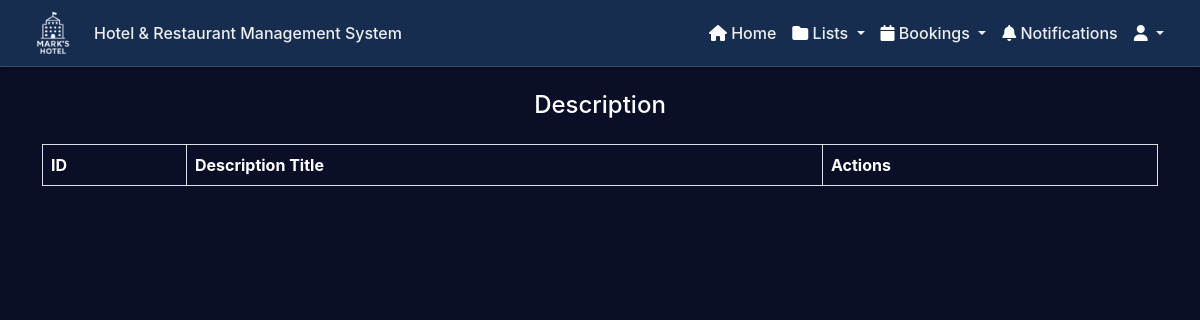
/admin/description.php, run on an earlier commit of the app's database.
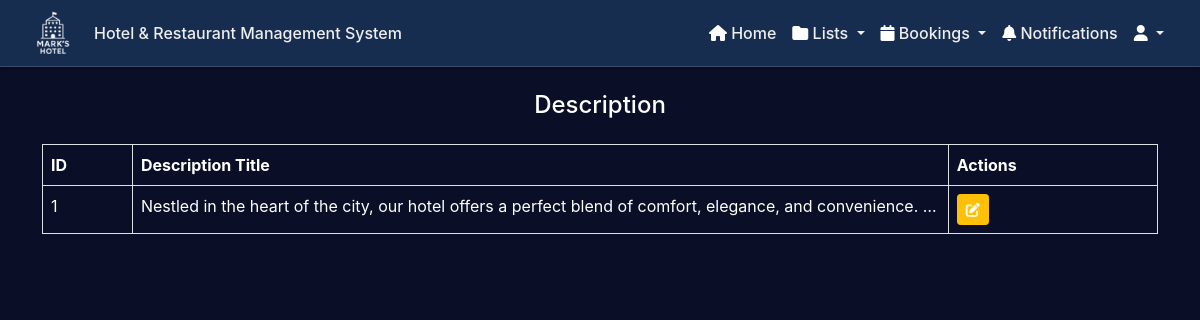
And on a later commit of the database.
### tables this page shows
CREATE TABLE `description` (
  `description_id` int(11) NOT NULL,
  `description_name` varchar(1000) NOT NULL
);

### controllers/descriptionController.php (called while the page is built, shortened)
<?php
require_once '../components/connection.php';
require_once '../models/descriptionModel.php';
    $descriptionModel = new descriptionModel();
    $result = $descriptionModel->getAllDescriptions($con);
?>

### models/descriptionModel.php (called while the page is built, shortened)
<?php
    class descriptionModel{
        public function getAllDescriptions($con){
            try {
                $query = "SELECT description_id, description_name FROM description ORDER BY description_id DESC";
                $stmt = $con->prepare($query);
                $stmt->execute();
                $result = $stmt->get_result();
                $descriptions = [];
                while ($row = $result->fetch_assoc()) {
                    $descriptions[] = $row;
                }
                return $descriptions;
            } catch (Exception $e) {
                throw new Exception("Error fetching descriptions: " . $e->getMessage());
            }
        }
    }
?>

### admin/description.php (the view, shortened to what this page needs)
<?php
require '../controllers/descriptionController.php';
require_once '../middleware/authMiddleware.php';
?>
<!DOCTYPE html>
<html lang="en">
<head>
    <link href="https://cdn.jsdelivr.net/npm/bootstrap@5.0.2/dist/css/bootstrap.min.css" rel="stylesheet">
    <link rel="stylesheet" href="https://cdnjs.cloudflare.com/ajax/libs/font-awesome/6.0.0-beta3/css/all.min.css" />
    <link rel="stylesheet" href="../css/customAdminHeader.css">
    <link rel="stylesheet" href="https://cdnjs.cloudflare.com/ajax/libs/font-awesome/6.7.2/css/all.min.css">
    <link rel="stylesheet" href="../css/notifications.css">
    <link rel="stylesheet" href="../css/app.css">
</head>
<body>
    <?php include '../components/header_admin.php'; ?>
    <div class="container my-4">
        <h4 class="text-center card-title">Description</h4>
    </div>
    <div class="container mt-4">
        <table class="table table-bordered text-white">
            <thead>
                <tr>
                    <th>ID</th>
                    <th>Description Title</th>
                    <th>Actions</th>
                </tr>
            </thead>
            <tbody>
            <?php foreach ($result as $row): ?>
                <tr>
                    <td><?= $row['description_id'] ?></td>
                    <td class="text-truncate" style="max-width:300px;">
                        <?= htmlspecialchars($row['description_name']) ?>
                    </td>
                    <td>
                        <button
                            class="btn btn-warning btn-sm"
                            data-bs-toggle="modal"
                            data-bs-target="#editDescriptionModal<?= $row['description_id'] ?>">
                            <i class="fas fa-edit"></i>
                        </button>
                    </td>
                </tr>
            <?php endforeach; ?>
            </tbody>
        </table>
    </div>
</body>
</html>

### components/header_admin.php (shortened to what this page needs)
<nav class="navbar navbar-expand-lg custom-navbar">
    <div class="container-fluid">
        <img src="../images/final.png" alt="" class="me-3" style="height: 50px;">
        <a class="navbar-brand" id="navbarTitle" href="dashboard.php">
        </a>
        <div class="collapse navbar-collapse" id="navbarNav">
            <ul class="navbar-nav ms-auto">
                <li class="nav-item">
                    <a class="nav-link" aria-current="page" href="dashboard.php">
                        <i class="fas fa-home"></i> Home
                    </a>
                </li>
                <li class="nav-item dropdown">
                    <a class="nav-link dropdown-toggle" href="#" id="entriesDropdown" role="button" data-bs-toggle="dropdown" aria-expanded="false">
                        <i class="fas fa-folder"></i> Lists
                    </a>
                </li>
                <li class="nav-item dropdown">
                    <a class="nav-link dropdown-toggle" href="#" id="entriesDropdown" role="button" data-bs-toggle="dropdown" aria-expanded="false">
                        <i class="fas fa-calendar"></i> Bookings
                    </a>
                </li>
                <li class="nav-item">
                    <a class="nav-link position-relative" aria-current="page" href="#" id="notificationLink">
                        <i class="fas fa-bell"></i> Notifications
                        <span class="notification-badge"></span>
                    </a>
                </li>
                <li class="nav-item dropdown">
                    <a class="nav-link dropdown-toggle" href="#" id="userDropdown" role="button" data-bs-toggle="dropdown" aria-expanded="false">
                        <i class="fas fa-user"></i> <?php echo htmlspecialchars($_SESSION['name']); ?>
                    </a>
                </li>
            </ul>
        </div>
    </div>
</nav>

### css/customAdminHeader.css (style rules this page uses)
.custom-navbar { background-color: #162d50; border-bottom: 1px solid rgba(255, 255, 255, 0.15); box-shadow: 0 2px 4px rgba(0, 0, 0, 0.2); padding: 0.5rem 1rem; }
.custom-navbar .navbar-brand, .custom-navbar .nav-link, .custom-navbar .dropdown-toggle { color: #eee !important; font-weight: 500; font-size: 1rem; }

### css/notifications.css (style rules this page uses)
:root { --bg-primary: #0a0e27; --bg-secondary: #141937; --bg-card: #1a1f3a; --accent-blue: #00d4ff; --accent-cyan: #00bcd4; --accent-purple: #6b5ce7; --text-primary: #ffffff; --text-secondary: #8b92b8; --success: #00ff88; --warning: #ffb800; --danger: #ff4757; }
.notification-badge { position: absolute; top: -5px; right: -5px; font-size: 0.75rem; padding: 0.25em 0.4em; border-radius: 50%; }
#notificationLink { position: relative; cursor: pointer; }

### css/app.css (style rules this page uses)
:root { --bg-primary: #0a0e27; --bg-secondary: #141937; --bg-card: #1a1f3a; --accent-blue: #00d4ff; --accent-cyan: #00bcd4; --accent-purple: #6b5ce7; --text-primary: #ffffff; --text-secondary: #8b92b8; --success: #00ff88; --warning: #ffb800; --danger: #ff4757; }
* { color: var(--text-primary); }
body { background: var(--bg-primary); color: var(--text-primary); font-family: 'Inter', -apple-system, BlinkMacSystemFont, 'Segoe UI', sans-serif; }

What changed in the data, as far as the page shows it:
added description: description_id "1", description_name "Nestled in the heart of the city, our hotel offers a perfect blend of comfort, elegance, and convenience.…"
